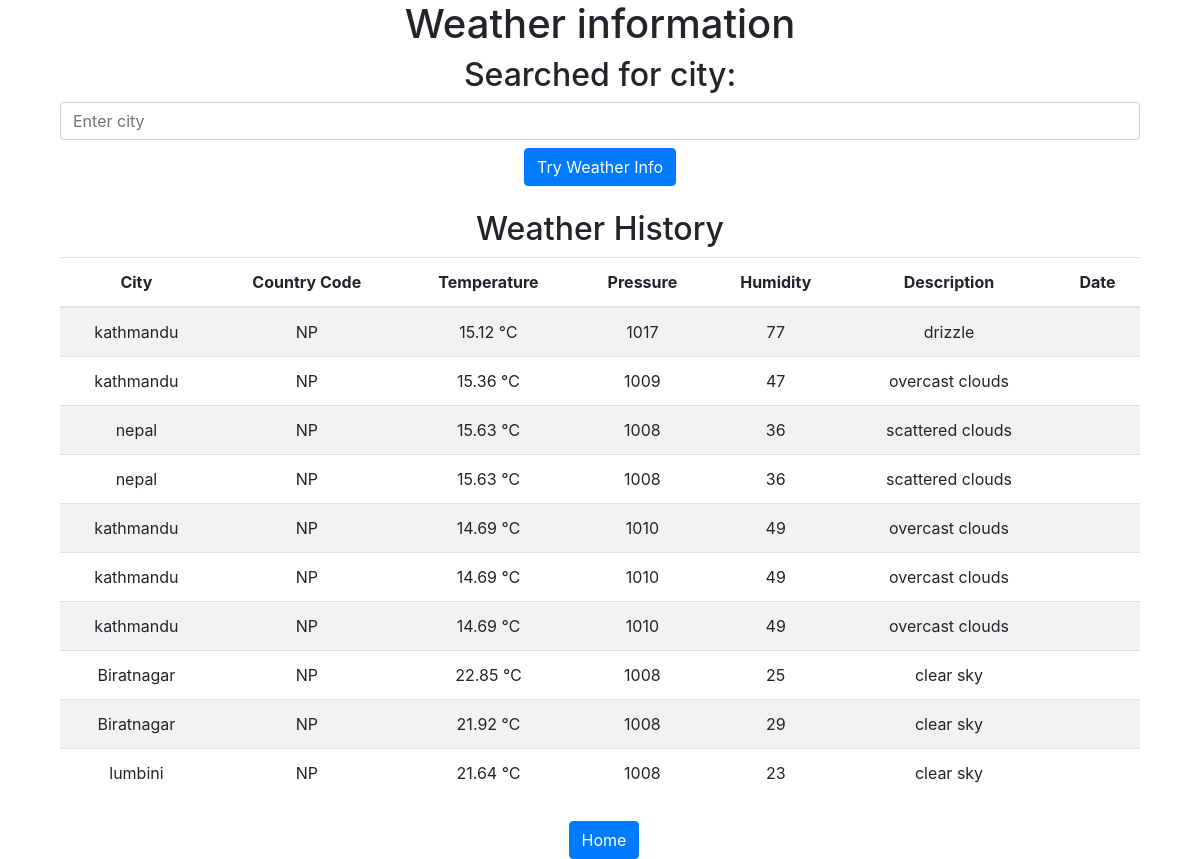
Screenshot of /weathers with the database file from the repository.
### weather/models.py (models this page shows, shortened)
class Weather(models.Model):
    city = models.CharField(max_length=100)
    country_code = models.CharField(max_length=10)
    temperature = models.CharField(max_length=10)
    pressure = models.CharField(max_length=10)
    humidity = models.CharField(max_length=10)
    description = models.CharField(max_length=100)
    icon = models.CharField(max_length=10)
    postdate = models.DateTimeField(auto_now_add=True)

### weather/views.py (the view)
# urls.py: path('weathers', weather_view, name="weather_view"),
def weather_view(request):
    data = {}
    city =''
    if request.method == "POST":
        city = request.POST.get("city")
        try:
            source = urllib.request.urlopen('http://api.openweathermap.org/data/2.5/weather?q=' + city + '&appid=' + settings.WEATHER_API_KEY + '&units=metric').read()
        except Exception as e:
            return render(request, "weather.html", {"status": e})
        list_of_data = json.loads(source)
        data = {
            "city": city,
            "country_code": str(list_of_data['sys']['country']),
            "temperature": str(list_of_data['main']['temp']),
            "pressure": str(list_of_data['main']['pressure']),
            "humidity": str(list_of_data['main']['humidity']),
            "description": str(list_of_data['weather'][0]['description']),
            "icon": str(list_of_data['weather'][0]['icon']),
            "status": "success",
        }
        serial = weatherCreateSerializer(data=data)
        if serial.is_valid():
            serial.save()
            return render(request, "weather.html", {"data": data,"city": city})
        else:
            return render(request, "weather.html", {"data": {"message": "Unexpected error"}})
    elif request.method == "GET":
        weather = Weather.objects.all()
        serial = weatherListSerializer(weather, many=True)
        return render(request, "weather.html", {"dataHistory": serial.data})
    else:
        return render(request, "weather.html", {"data": {}})

### weather/templates/weather.html (shortened to what this page needs)
<!DOCTYPE html>
<html lang="en">
  <head>
    <link
      rel="stylesheet"
      href="https://cdn.jsdelivr.net/npm/bootstrap@4.0.0/dist/css/bootstrap.min.css"
    />
  </head>
  <body class="container text-center">
    <section class="container">
      <h1>Weather information</h1>
      <h2>Searched for city: {{ city }}</h2>
      <form method="POST" action="">
        <input
          type="text"
          name="city"
          placeholder="Enter city"
          value="{{ city }}"
          required
          class="form-control"
        />
        <button type="submit" class="btn btn-primary mt-2">
          Try Weather Info
        </button>
      </form>
    </section>
    <section class="container mt-4">
      <h2>Weather History</h2>
      <table class="table table-striped">
        <thead>
          <tr>
            <th>City</th>
            <th>Country Code</th>
            <th>Temperature</th>
            <th>Pressure</th>
            <th>Humidity</th>
            <th>Description</th>
            <th>Date</th>
          </tr>
        </thead>
        <tbody>
          {% for history in dataHistory %}
          <tr>
            <td>{{ history.city }}</td>
            <td>{{ history.country_code }}</td>
            <td>{{ history.temperature }} ℃</td>
            <td>{{ history.pressure }}</td>
            <td>{{ history.humidity }}</td>
            <td>{{ history.description }}</td>
            <td>{{ history.created_at }}</td>
          </tr>
          {% endfor %}
        </tbody>
      </table>
    </section>
    <button class="btn btn-primary mt-2 ml-2">
      <a href="{% url 'homepage' %}" class="text-white">Home</a>
    </button>
  </body>
</html>

### rows the page displays
Weather: city "kathmandu", country_code "NP", temperature "15.12", pressure "1017", humidity "77", description "drizzle"
Weather: city "kathmandu", country_code "NP", temperature "15.36", pressure "1009", humidity "47", description "overcast clouds"
Weather: city "nepal", country_code "NP", temperature "15.63", pressure "1008", humidity "36", description "scattered clouds"
Weather: city "nepal", country_code "NP", temperature "15.63", pressure "1008", humidity "36", description "scattered clouds"
Weather: city "kathmandu", country_code "NP", temperature "14.69", pressure "1010", humidity "49", description "overcast clouds"
Weather: city "kathmandu", country_code "NP", temperature "14.69", pressure "1010", humidity "49", description "overcast clouds"
Weather: city "kathmandu", country_code "NP", temperature "14.69", pressure "1010", humidity "49", description "overcast clouds"
Weather: city "Biratnagar", country_code "NP", temperature "22.85", pressure "1008", humidity "25", description "clear sky"
Weather: city "Biratnagar", country_code "NP", temperature "21.92", pressure "1008", humidity "29", description "clear sky"
Weather: city "lumbini", country_code "NP", temperature "21.64", pressure "1008", humidity "23", description "clear sky"
